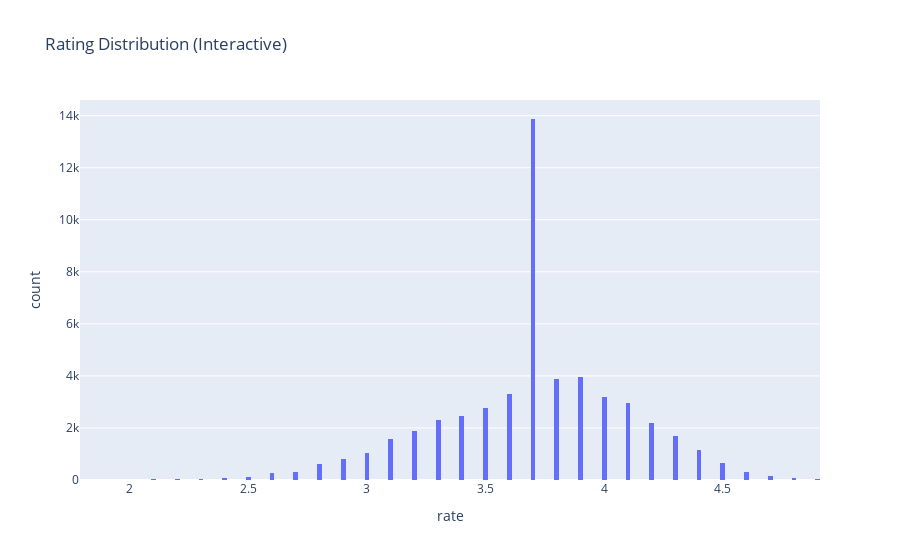
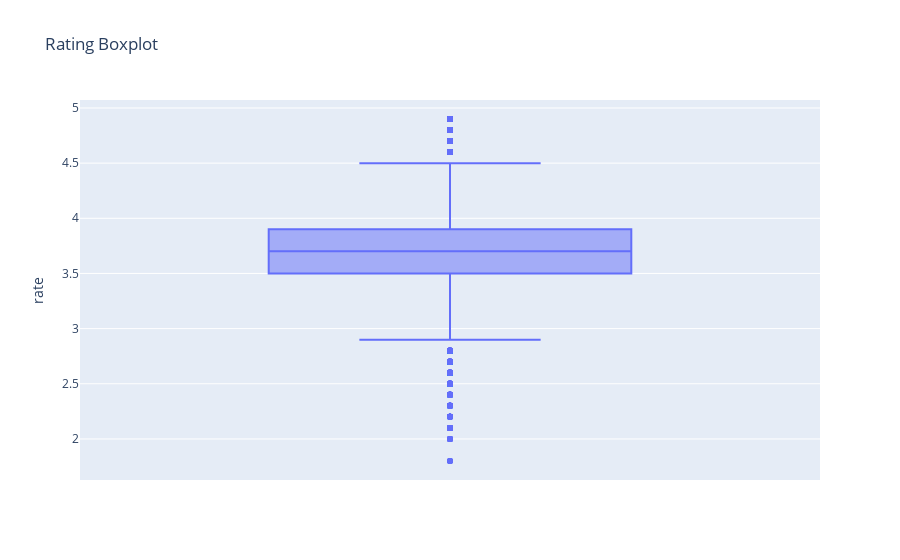
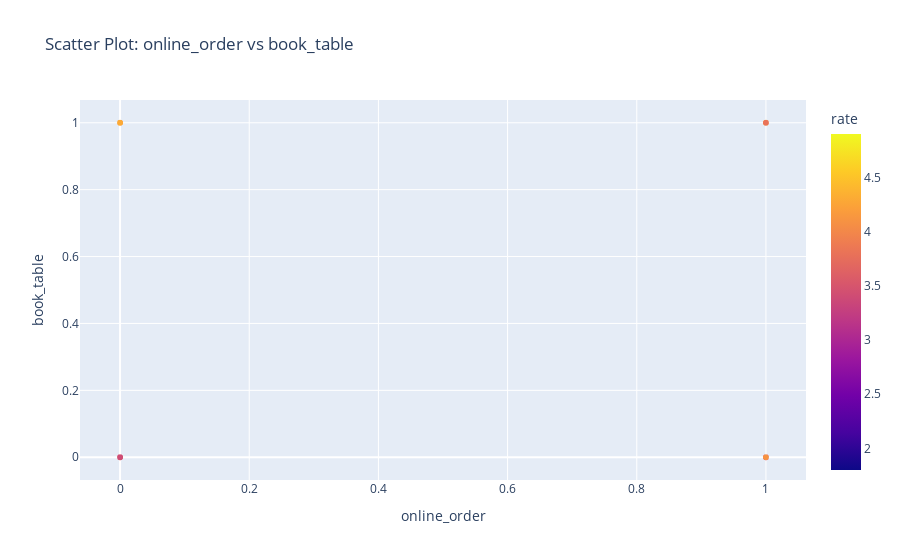

The notebook cell saved with these charts, in order:
### Code cell
# *******************************************************************
# Insights Dashboard

import pandas as pd
import matplotlib.pyplot as plt
import seaborn as sns

df = pd.read_csv("zomato_cleaned.csv")

plt.figure(figsize=(8,5))
plt.hist(df['rate'])
plt.xlabel("Rating")
plt.ylabel("Count")
plt.title("Rating Distribution")
plt.show()

# *******************************************************************

# *******************************************************************
# Dashboard made interactive

import plotly.express as px
import plotly.graph_objects as go

fig1 = px.histogram(df, x="rate", title="Rating Distribution (Interactive)")
fig1.show()

fig2 = px.box(df, y="rate", title="Rating Boxplot")
fig2.show()

numeric = df.select_dtypes(include=['number']).columns.tolist()

if len(numeric) >= 2:
    fig3 = px.scatter(df, x=numeric[0], y=numeric[1], color="rate",
                      title=f"Scatter Plot: {numeric[0]} vs {numeric[1]}")
    fig3.show()

# *******************************************************************

### Figure 1 — Plotly figure (JSON) as saved in the notebook; plotly's stock layout.template omitted (floating-point values rounded to 4 significant figures; data arrays with more than 128 entries replaced by an {"elided": "..."} marker saying what was removed)
{"data": [{"bingroup": "x", "hovertemplate": "rate=%{x}<br>count=%{y}<extra></extra>", "legendgroup": "", "marker": {"color": "#636efa", "pattern": {"shape": ""}}, "name": "", "orientation": "v", "showlegend": false, "type": "histogram", "x": {"elided": "51717 float values"}, "xaxis": "x", "yaxis": "y"}], "layout": {"barmode": "relative", "legend": {"tracegroupgap": 0}, "title": {"text": "Rating Distribution (Interactive)"}, "xaxis": {"anchor": "y", "domain": [0, 1], "title": {"text": "rate"}}, "yaxis": {"anchor": "x", "domain": [0, 1], "title": {"text": "count"}}}}

### Figure 2 — Plotly figure (JSON) as saved in the notebook; plotly's stock layout.template omitted (floating-point values rounded to 4 significant figures; data arrays with more than 128 entries replaced by an {"elided": "..."} marker saying what was removed)
{"data": [{"alignmentgroup": "True", "hovertemplate": "rate=%{y}<extra></extra>", "legendgroup": "", "marker": {"color": "#636efa"}, "name": "", "notched": false, "offsetgroup": "", "orientation": "v", "showlegend": false, "type": "box", "x0": " ", "xaxis": "x", "y": {"elided": "51717 float values"}, "y0": " ", "yaxis": "y"}], "layout": {"boxmode": "group", "legend": {"tracegroupgap": 0}, "title": {"text": "Rating Boxplot"}, "xaxis": {"anchor": "y", "domain": [0, 1]}, "yaxis": {"anchor": "x", "domain": [0, 1], "title": {"text": "rate"}}}}

### Figure 3 — Plotly figure (JSON) as saved in the notebook; plotly's stock layout.template omitted (floating-point values rounded to 4 significant figures; data arrays with more than 128 entries replaced by an {"elided": "..."} marker saying what was removed)
{"data": [{"hovertemplate": "online_order=%{x}<br>book_table=%{y}<br>rate=%{marker.color}<extra></extra>", "legendgroup": "", "marker": {"color": {"elided": "51717 float values"}, "coloraxis": "coloraxis", "symbol": "circle"}, "mode": "markers", "name": "", "showlegend": false, "type": "scattergl", "x": {"elided": "51717 int values"}, "xaxis": "x", "y": {"elided": "51717 int values"}, "yaxis": "y"}], "layout": {"coloraxis": {"colorbar": {"title": {"text": "rate"}}, "colorscale": [[0, "#0d0887"], [0.1111, "#46039f"], [0.2222, "#7201a8"], [0.3333, "#9c179e"], [0.4444, "#bd3786"], [0.5556, "#d8576b"], [0.6667, "#ed7953"], [0.7778, "#fb9f3a"], [0.8889, "#fdca26"], [1, "#f0f921"]]}, "legend": {"tracegroupgap": 0}, "title": {"text": "Scatter Plot: online_order vs book_table"}, "xaxis": {"anchor": "y", "domain": [0, 1], "title": {"text": "online_order"}}, "yaxis": {"anchor": "x", "domain": [0, 1], "title": {"text": "book_table"}}}}
